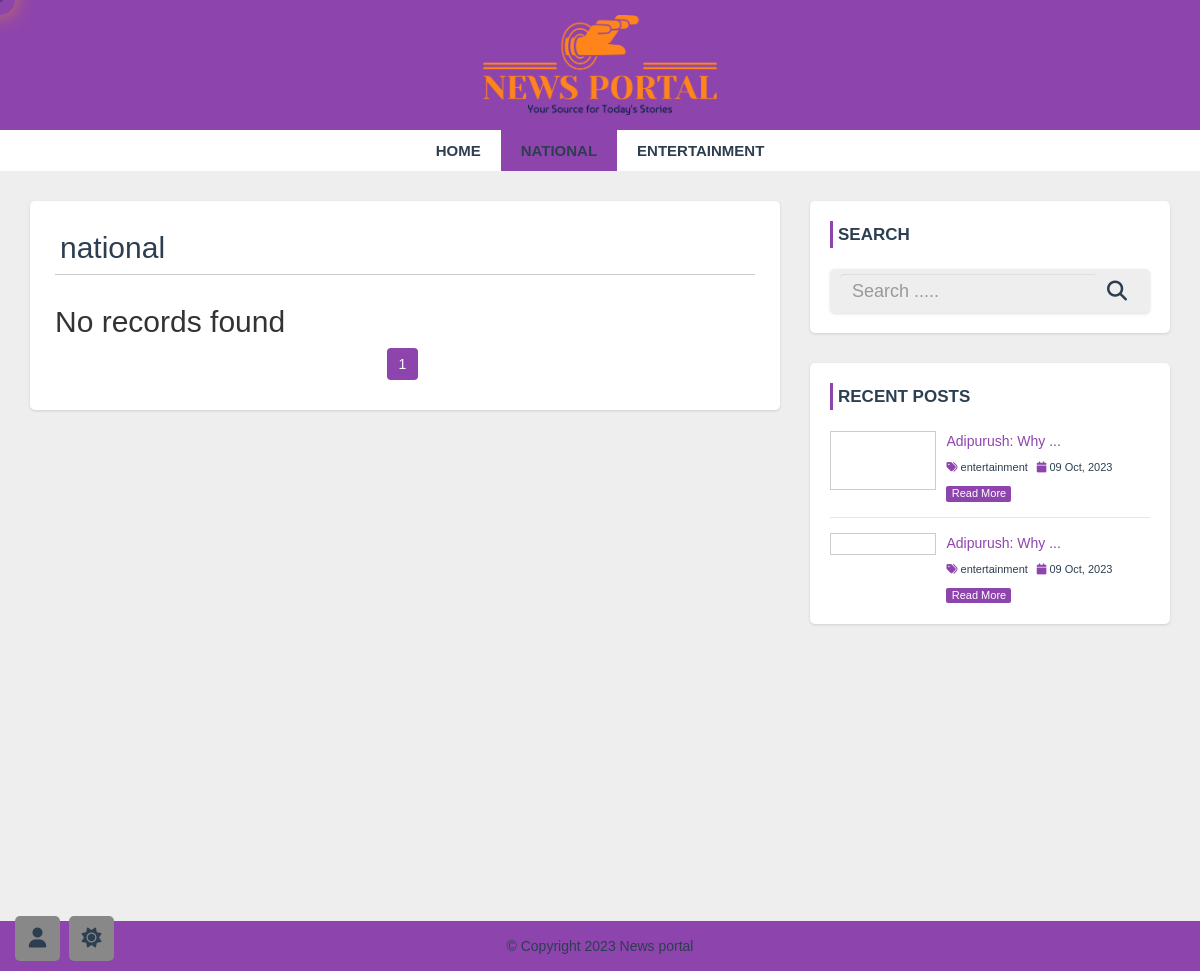
The page /category.php?cid=39 (signed in) on the database its author committed.
### tables this page shows
CREATE TABLE `category` (
  `category_id` int(11) NOT NULL,
  `category_name` varchar(100) NOT NULL,
  `post` int(11) NOT NULL DEFAULT 0
);

CREATE TABLE `post` (
  `post_id` int(11) NOT NULL,
  `title` varchar(100) NOT NULL,
  `description` text NOT NULL,
  `category` varchar(100) NOT NULL,
  `post_date` varchar(50) NOT NULL,
  `author` int(11) NOT NULL,
  `post_img` varchar(100) NOT NULL
);

### config.php (called while the page is built, shortened)
<?php
$hostname='http://localhost/news-template';
?>

### category.php (the view, shortened to what this page needs)
<?php
                    include("config.php");
     ?>
<?php include 'header.php'; ?>
    <div id="main-content">
      <div class="container">
        <div class="row">
            <div class="col-md-8">
                <div class="post-container">
                 <?php
                  $sql1 = "SELECT * FROM category WHERE category_id={$cat_id}";
                  $result1 = mysqli_query($conn, $sql1) or die("Query failed");
                  $row1=mysqli_fetch_assoc($result1);
                 ?>
                  <h2 class="page-heading"><?php echo $row1['category_name']; ?></h2>
                  <?php
                    include("config.php");
                    if(isset($_GET['cid'])){
                        $cat_id=$_GET['cid'];
                }
                    $limit = 3;
                    if (isset($_GET['page'])) {
                        $page = $_GET['page'];
                    } else {
                        $page = 1;
                    }
                    $offset = ($page - 1) * $limit;
                    $sql = "SELECT post.post_id, post.title, post.description,post.post_date, category.category_name, user.username,post.category, post.post_img,post.author FROM post
              LEFT JOIN category ON post.category=category.category_id
              LEFT JOIN user ON post.author=user.user_id
              WHERE post.category={$cat_id}
              ORDER BY post.post_id DESC LIMIT {$offset},{$limit} ";
                    $result = mysqli_query($conn, $sql) or die("connection failed:" . mysqli_connect_errno());
                    if (mysqli_num_rows($result) > 0) {
                        while ($row = mysqli_fetch_assoc($result)) {
                            $file_name =$row['post_img'];
                            $file_extension = pathinfo($file_name, PATHINFO_EXTENSION);
                            ?>
                            <div class="post-content">
                                <div class="row">
                                    <div class="col-md-4">
                                    <?php
                                     if (in_array($file_extension, array('mp4', 'avi', 'mov', 'wmv', 'flv', 'mkv'))) {
                                        echo '<a class="post-img" href="single.php?id=' . $row['post_id'] . '">';
                                        ?>
                                        <video autoplay muted>
    <source src="admin/upload/.<?php echo $row['post_img']; ?>" type="video/<?php echo $file_extension; ?>">
</video>
                                        <?php
                                        echo '</a>';
                                    }
                                    if (in_array($file_extension, array('jpg', 'jpeg', 'png', 'gif'))) {
                                        ?>
                                        <a class="post-img" href="single.php?id=<?php echo $row['post_id']; ?>">
                                            <img src="admin/upload/.<?php echo $row['post_img']; ?>" alt="" />
                                        </a>
                                        <?php
                                    }else {
                                    }
                                        ?>
                                    </div>
                                    <div class="col-md-8">
                                        <div class="inner-content clearfix">
                                            <h3><a href='single.php?id=<?php echo $row['post_id']; ?>'><?php echo $row['title'] ?></a>
                                            </h3>
                                            <div class="post-information">
                                                <span>
                                                    <i class="fa fa-tags" aria-hidden="true"></i>
                                                    <a href='category.php?cid=<?php echo $row['category']; ?>'><?php echo $row['category_name']?></a>
                                                </span>
                                                <span>
                                                    <i class="fa fa-user" aria-hidden="true"></i>
                                                    <a href='author.php?aid=<?php echo $row['author'] ?>'>
                                                        <?php echo $row['username'] ?></a>
                                                </span>
                                                <span>
                                                    <i class="fa fa-calendar" aria-hidden="true"></i>
                                                    <?php echo $row['post_date'] ?>
                                                </span>
                                            </div>
                                            <p class="description">
                                                <?php echo substr($row['description'], 0, 130) . "..." ?>
                                            </p>
                                            <a class='read-more pull-right'
                                                href='single.php?id=<?php echo $row['post_id']; ?>'>read more</a>
                                        </div>
                                    </div>
                                </div>
                            </div>
                            <?php
                        }
                    } else {
                        echo "<h2>No records found</h2>";
                    }
                if (mysqli_num_rows($result1)) {
                    $total_records = $row1['post'];
                    $total_page = ceil($total_records / $limit);
                    echo " <ul class='pagination admin-pagination'>";
                    for ($i = 1; $i <= $total_page; $i++) {
                        if ($i == $page) {
                            $active = "active";
                        } else {
                            $active = "";
                        }
                        echo "<li class='$active'><a href='category.php?cid=".$cat_id."&page=" .$i. "'>$i</a></li>";
                    }
                    echo "</ul> ";
                }
                ?>
                </div>
            </div>
            <?php include 'sidebar.php'; ?>
        </div>
      </div>
    </div>
    </div>
<?php include 'footer.php'; ?>

### header.php (shortened to what this page needs)
<!DOCTYPE html>
<html lang="en">
<head>
      <link rel="stylesheet" href="css/bootstrap.min.css" />
    <link rel="stylesheet" href="css/font-awesome.css">
    <link rel="stylesheet" href="css/style.css">
    <link rel="stylesheet" href="css/comment.css">
    <link rel="stylesheet" href="https://cdnjs.cloudflare.com/ajax/libs/font-awesome/4.7.0/css/font-awesome.min.css">
    <link rel="stylesheet" href="https://cdnjs.cloudflare.com/ajax/libs/font-awesome/6.4.0/css/all.min.css"
 />
</head>
<body>
<div id="header">
    <div class="container">
        <div class="row">
            <div class=" col-md-offset-4 col-md-4">
                <a href="index.php" id="logo"><img src="images/news.png"></a>
            </div>
        </div>
    </div>
</div>
<div id="menu-bar">
    <div class="container">
        <div class="row">
            <div class="col-md-12">
                <?php
                include("config.php");
                if(isset($_GET['cid'])){
                    $cat_id=$_GET['cid'];
                }
                $sql="SELECT * FROM category WHERE post > 0 ";
                $result = mysqli_query($conn, $sql) or die("connection failed:CATEGORY" . mysqli_connect_errno());
                if(mysqli_num_rows($result) > 0) {
                    $active = "";
                    echo "<ul class='menu'>";
                    echo "<li><a class='{$active}' href='$hostname'>Home</a></li>";
                    while ($row = mysqli_fetch_assoc($result)) {
                        if(isset($_GET['cid'])){
                            if($row['category_id'] == $cat_id){
                                $active = "active";
                            }
                            else{
                                $active = "";
                            }
                        }
                        echo "<li><a class='{$active}' href='category.php?cid={$row['category_id']}'>{$row['category_name']}</a></li>";
                    }
                    echo "</ul>";
                }
                ?>
            </div>
        </div>
    </div>
</div>

### sidebar.php (shortened to what this page needs)
<div id="sidebar" class="col-md-4">
    <div class="search-box-container">
        <h4>Search</h4>
        <form class="search-post" action="search.php" method="GET">
            <div class="input-group">
                <input type="text" name="search" class="form-control" placeholder="Search .....">
                <span class="input-group-btn">
                    <button type="submit" class="fa fa-search btn " name="serach_box"> </button>
                </span>
            </div>
        </form>
    </div>
    <div class="recent-post-container">
        <h4>Recent Posts</h4>
        <?php
        include("config.php");
        $limit = 3;
        $sql = "SELECT post.post_id, post.title,post.post_date, category.category_name, post.category, post.post_img
         FROM post
   LEFT JOIN category ON post.category=category.category_id
   ORDER BY post.post_id DESC LIMIT {$limit} ";
        $result = mysqli_query($conn, $sql) or die("connection failed: Recent post" . mysqli_connect_errno());
        if (mysqli_num_rows($result) > 0) {
            while ($row = mysqli_fetch_assoc($result)) {
                $file_name = $row['post_img'];
                $file_extension = pathinfo($file_name, PATHINFO_EXTENSION);
                ?>
                <div class="recent-post">
                    <?php
                    if (in_array($file_extension, array('mp4', 'avi', 'mov', 'wmv', 'flv', 'mkv'))) {
                        echo '<a class="post-img" href="single.php?id=' . $row['post_id'] . '">';
                        ?>
                        <video autoplay muted>
                            <source src="admin/upload/.<?php echo $row['post_img']; ?>" type="video/<?php echo $file_extension; ?>">
                        </video>
                        <?php
                        echo '</a>';
                    }
                    if (in_array($file_extension, array('jpg', 'jpeg', 'png', 'gif'))) {
                        ?>
                        <a class="post-img" href="single.php?id=<?php echo $row['post_id']; ?>">
                        </a>
                        <?php
                    } else {
                    }
                    ?>
                    <div class="post-content">
                        <h5><a href='single.php?id=<?php echo $row['post_id']; ?>'>
                                <?php echo substr($row['title'], 0, 15) . "..." ?>
                            </a></h5>
                        <span>
                            <i class="fa fa-tags" aria-hidden="true"></i>
                            <a href='category.php?cid=<?php echo $row['category']; ?>'>
                                <?php echo $row['category_name'] ?>
                            </a>
                        </span>
                        <span>
                            <i class="fa fa-calendar" aria-hidden="true"></i>
                            <?php echo $row['post_date'] ?>
                        </span>
                        <a class="read-more" href='single.php?id=<?php echo $row['post_id']; ?>'>read more</a>
                    </div>
                </div>
            <?php }
        } else {
            echo "failed";
        }
        ?>
    </div>

### css/style.css (style rules this page uses)
:root { --main-color: #8e44ad; --red: #e74c3c; --orange: #f39c12; --white: #fff; --black: #2c3e50; --light-color: #888; --light-bg: #eee; --border: .1rem solid rgba(0, 0, 0, .2); }
body { background: var(--light-bg); font-family: sans-serif,arial,Helvetica; transition: .2s linear; }
a, a:hover, a:focus { text-decoration: none; outline: none; }
ul { margin:0; padding:0; list-style:none; }
h2.page-heading { color: var(--black); margin: 5px 0 30px; padding: 0 5px 10px; border-bottom: var(--border); }
form { background: var(--black); padding: 25px; box-shadow:0 1px 3px rgba(0, 0, 0, 0.13); }
#header { background: var(--main-color); text-align: center; padding: 15px; }
#logo { display: inline-block; width: 65%; }
#logo img { width: 100%; }
#menu-bar { background: var(--white); text-align: center; }
#menu-bar .container { padding-right: 15px; padding-left: 15px; margin-right: auto; margin-left: auto; width: 100%; overflow-x: auto; white-space: nowrap; }
#menu-bar .menu > li { display: inline-block; }
.menu > li > a { padding: 10px 20px; display: block; text-transform: uppercase; color: var(--black); font-size: 15px; font-weight:600; transition:all 0.5s ease 0s; }
#menu-bar .menu > li > a:hover, #menu-bar .menu > li > a.active { color:var(--black); background:var(--main-color); }
#main-content { padding: 30px 0; min-height: 750px; }
#main-content .post-container { background-color: var(--white); padding: 25px; border-radius: .5rem; margin-bottom: 2rem; box-shadow: 0 1px 3px rgba(0, 0, 0, 0.13); }
#main-content .post-content { border-bottom: 1px solid #d1d1d1; padding: 0 0 30px; margin-bottom:30px; }
#main-content .post-content a.read-more { color: #fff; background-color: var(--main-color); font-size: 12px; text-transform: capitalize; padding: 3px 8px; border-radius: 2px; transition: all 0.3s; }
.pagination { display: block; text-align: center; margin: 0; }
.pagination li { display:inline-block; margin: 0 5px 0 0; }
.pagination li a { border: none; background: var(--main-color); color: var(--black); }
i.fa { color:var(--black); }
#sidebar h4 { color: var(--black); font-size: 17px; line-height: 27px; font-weight:600; text-transform: uppercase; padding: 0 0 0 5px; margin: 0 0 21px; border-left: 3px solid var(--main-color); }
#sidebar .search-box-container { background-color: var(--white); padding: 20px; margin: 0 0 30px; border-radius: .5rem; box-shadow: 0 1px 3px rgba(0, 0, 0, 0.13); }
#sidebar .search-post { padding: 0; border-radius: 0.5rem; align-items: center; gap: 2rem; padding: 0.5rem 1rem; background-color: var(--light-bg); }
#sidebar .search-post input { width: 100%; background: none; font-size: 1.8rem; color: var(--black); border: none; outline: none; background: transparent; }
#sidebar .search-post .btn { font-size: 2rem; color: var(--black); cursor: pointer; background: none; }
#sidebar .recent-post-container { padding: 20px; border-radius: .5rem; background: var(--white); box-shadow: 0 1px 3px rgba(0, 0, 0, 0.13); }
#sidebar .recent-post { border-bottom: 1px solid #e7e7e7; padding: 0 0 15px; margin: 0 0 15px; }
#sidebar .recent-post:last-child { margin: 0; padding: 0; border: none; }
#sidebar .recent-post .post-img { display: inline-block; width: 33%; border: var(--border); vertical-align: top; transition: border .3s; }
#sidebar .recent-post .post-img video { width: 100%; }
#sidebar .recent-post .post-content { width: 65%; display: inline-block; border: none; padding: 0 0 0 7px; margin: 0; }
#sidebar .recent-post h5 { font-size: 14px; line-height: 20px; margin: 0 0 5px; }
#sidebar .recent-post h5 a { color: var(--main-color); }
#sidebar .recent-post span { color: var(--black); font-size: 11px; display: inline-block; margin: 0 5px 10px 0; }
#sidebar .recent-post span a { color: var(--black); }
#sidebar .recent-post span i { color: var(--main-color); }
#sidebar .recent-post a.read-more { color: #fff; background-color: var(--main-color); width: 65px; font-size: 11px; text-align: center; padding: 0; display: block; transition: all 0.3s; }

### theme.php (style rules this page uses)
.active { transform: scale(1); }

### cursor.php (style rules this page uses)
button,a:hover #cursor { cursor: none; background: transparent; }

### rows shown on the page
category: category_name "NATIONAL", category_name "national"
category: category_name "ENTERTAINMENT"
post: title "Adipurush: Why", category.category_name "entertainment", post_date "09 Oct, 2023"
post: title "Adipurush: Why", category.category_name "entertainment", post_date "09 Oct, 2023"
